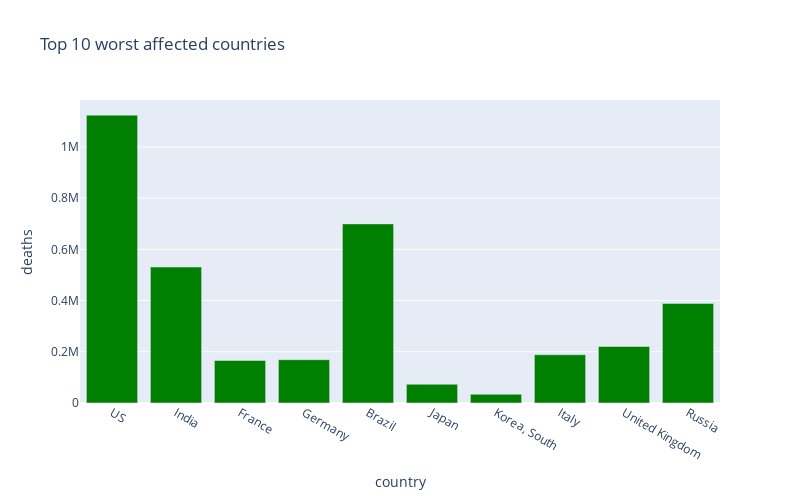

Here is the notebook cell this chart was saved with:
### Code cell
px.bar(
    sorted_country_df.head(10),
    x = "country",
    y = "deaths",
    title= "Top 10 worst affected countries", # the axis names
    color_discrete_sequence=["green"], 
    height=500,
    width=800
)

### Figure 1 — Plotly figure (JSON) as saved in the notebook; plotly's stock layout.template omitted (floating-point values rounded to 4 significant figures)
{"data": [{"alignmentgroup": "True", "hovertemplate": "country=%{x}<br>deaths=%{y}<extra></extra>", "legendgroup": "", "marker": {"color": "green", "pattern": {"shape": ""}}, "name": "", "offsetgroup": "", "orientation": "v", "showlegend": false, "textposition": "auto", "type": "bar", "x": ["US", "India", "France", "Germany", "Brazil", "Japan", "Korea, South", "Italy", "United Kingdom", "Russia"], "xaxis": "x", "y": [1123836, 530779, 166176, 168935, 699310, 73046, 34093, 188322, 220721, 388521], "yaxis": "y"}], "layout": {"barmode": "relative", "height": 500, "legend": {"tracegroupgap": 0}, "title": {"text": "Top 10 worst affected countries"}, "width": 800, "xaxis": {"anchor": "y", "autorange": true, "domain": [0, 1], "range": [-0.5, 9.5], "title": {"text": "country"}, "type": "category"}, "yaxis": {"anchor": "x", "autorange": true, "domain": [0, 1], "range": [0, 1183000.0], "title": {"text": "deaths"}, "type": "linear"}}}
